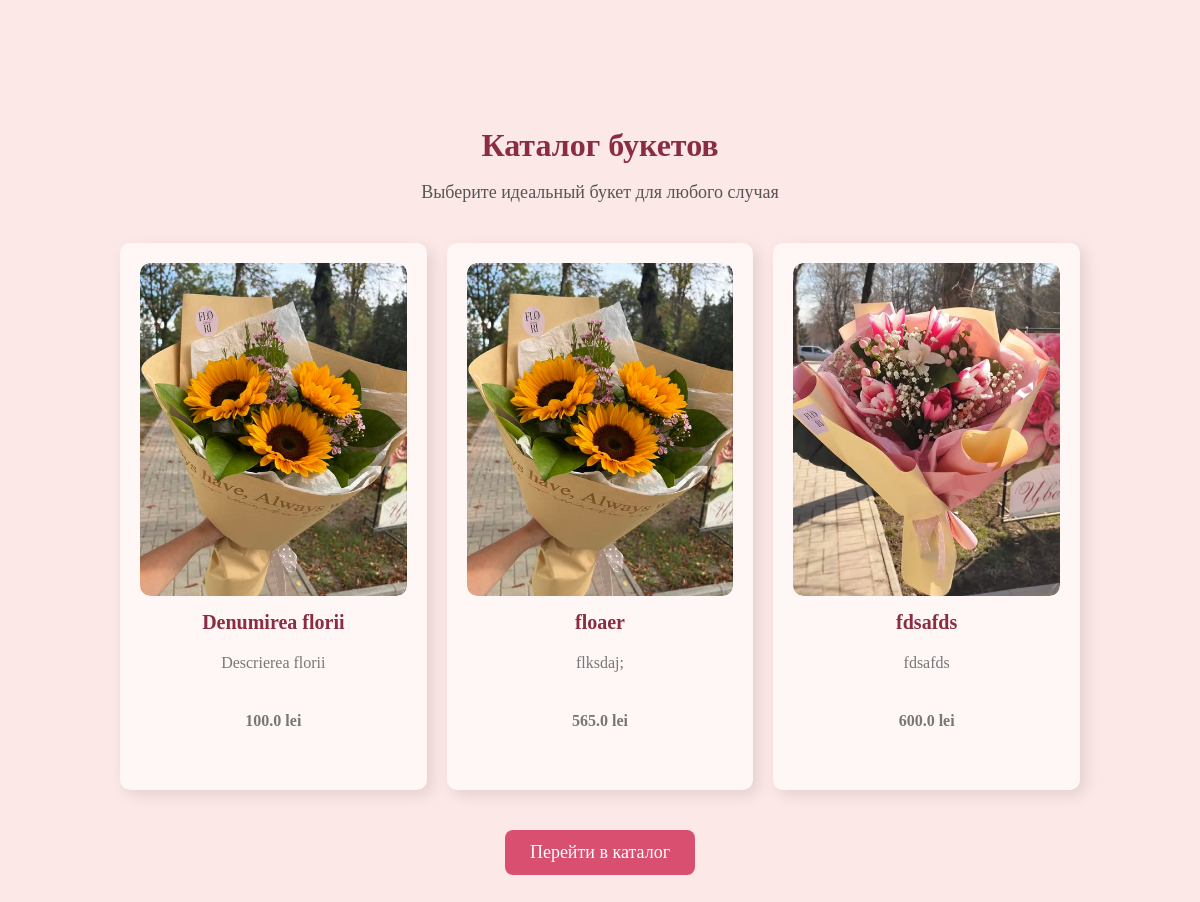
/catalog, run on the app's committed database.
### app/models.py (models this page shows, shortened)
class Flower(db.Model):
    id = db.Column(db.Integer, primary_key=True)
    name = db.Column(db.String(100), nullable=False)
    description = db.Column(db.Text, nullable=False)
    price = db.Column(db.Float, nullable=False)
    image_url = db.Column(db.String(200), nullable=True)

### app/routes.py (the view)
@main_bp.route('/catalog')
def catalog():
    flowers = Flower.query.all()
    return render_template('catalog.html', flowers=flowers)

### app/templates/catalog.html
<link rel="stylesheet" href="{{ url_for('static', filename='css/main.css') }}">
<link rel="stylesheet" href="{{ url_for('static', filename='css/catalog.css') }}">
<section class="catalog">
    <div class="catalog-container">
        <h2>Каталог букетов</h2>
        <p>Выберите идеальный букет для любого случая</p>
        <div class="bouquet-grid">
            {% for flower in flowers %}
            <div class="bouquet-item">
                <div class="bouquet-image">
                    <a href="{{ url_for('main.flower_detail', flower_name=flower.name) }}">
                        <img src="{{ flower.image_url or url_for('static', filename='images/default.jpg') }}" alt="{{ flower.name }}">
                    </a>
                </div>
                <div class="bouquet-content">
                    <h3>{{ flower.name }}</h3>
                    <p>{{ flower.description }}</p>
                    <p><strong>{{ flower.price }} lei</strong></p>
                </div>
            </div>
            {% endfor %}
        </div>
    </div>
    <a href="/catalog" class="btn catalog-btn">Перейти в каталог</a>
</section>

### app/static/css/main.css (style rules this page uses)
h2 { color: #8b2d42; font-size: 28px; }
h3 { color: #8b2d42; font-size: 25px; }
.btn { display: inline-block; margin-top: 40px; padding: 12px 25px; background: #d94f70; color: #fff; text-decoration: none; font-size: 18px; border-radius: 8px; border: 0; transition: 0.3s; height: fit-content; }

### app/static/css/catalog.css (style rules this page uses)
.catalog { background: #fce8e6; padding: 100px 0; text-align: center; }
.catalog-container { width: 80%; margin: 0 auto; }
.catalog h2 { font-size: 32px; color: #8b2d42; margin-bottom: 15px; }
.catalog p { font-size: 18px; color: #555; margin-bottom: 40px; }
.bouquet-grid { display: grid; grid-template-columns: repeat(3, 1fr); gap: 20px; }
.bouquet-item { background: #fff6f6; padding: 20px; border-radius: 10px; box-shadow: 5px 5px 15px rgba(0, 0, 0, 0.1); }
.bouquet-image { overflow: hidden; width: 100%; border-radius: 10px; }
.bouquet-item img { width: 100%; border-radius: 10px; transition: transform 0.3s ease; }
.bouquet-item h3 { margin-top: 15px; color: #8b2d42; font-size: 20px; }
.bouquet-item p { font-size: 16px; color: #777; }
@media only screen and (min-width: 600px) { .bouquet-grid { grid-template-columns: repeat(2, 1fr); } }
@media only screen and (min-device-width: 768px) { .bouquet-grid { grid-template-columns: repeat(3, 1fr); } }

### data on the page
Flower: image_url (picture), name "Denumirea florii", description "Descrierea florii", price "100.0"
Flower: image_url (picture), name "floaer", description "flksdaj;", price "565.0"
Flower: image_url (picture), name "fdsafds", description "fdsafds", price "600.0"
